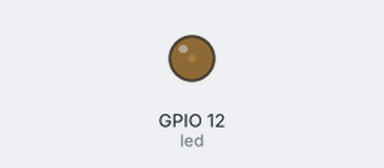
A program run on a simulated Raspberry Pi (BCM pin numbers). Shown: output pins drawn as LEDs (lit = HIGH). What the program prints to the terminal is not drawn.

Above: at 0.05 s.
At 0.3 s:
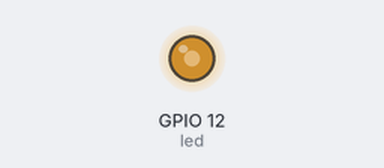
At 0.45 s:
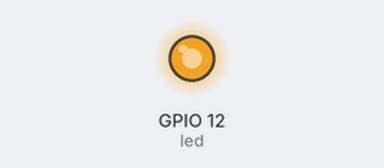
At 0.85 s:
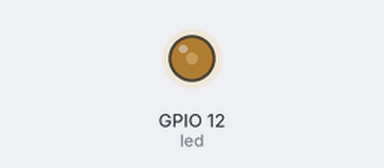
Timing chart, 0 to 3.0 s (numbered marks = the images above):
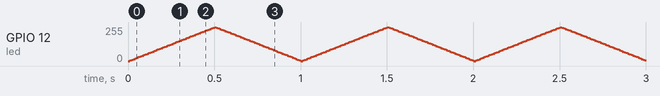

The program:

04_glow_led.py
```python
import time
import board
import pwmio

led = pwmio.PWMOut(board.D12, frequency=5000, duty_cycle=0)

print("breathing light!")

while True:
    for i in range(100):
        if i < 50:
            led.duty_cycle = int(i * 2 * 65535 / 100)
        else:
            led.duty_cycle = 65535 - int((i - 50) * 2 * 65535 / 100)
        time.sleep(0.01)
```
